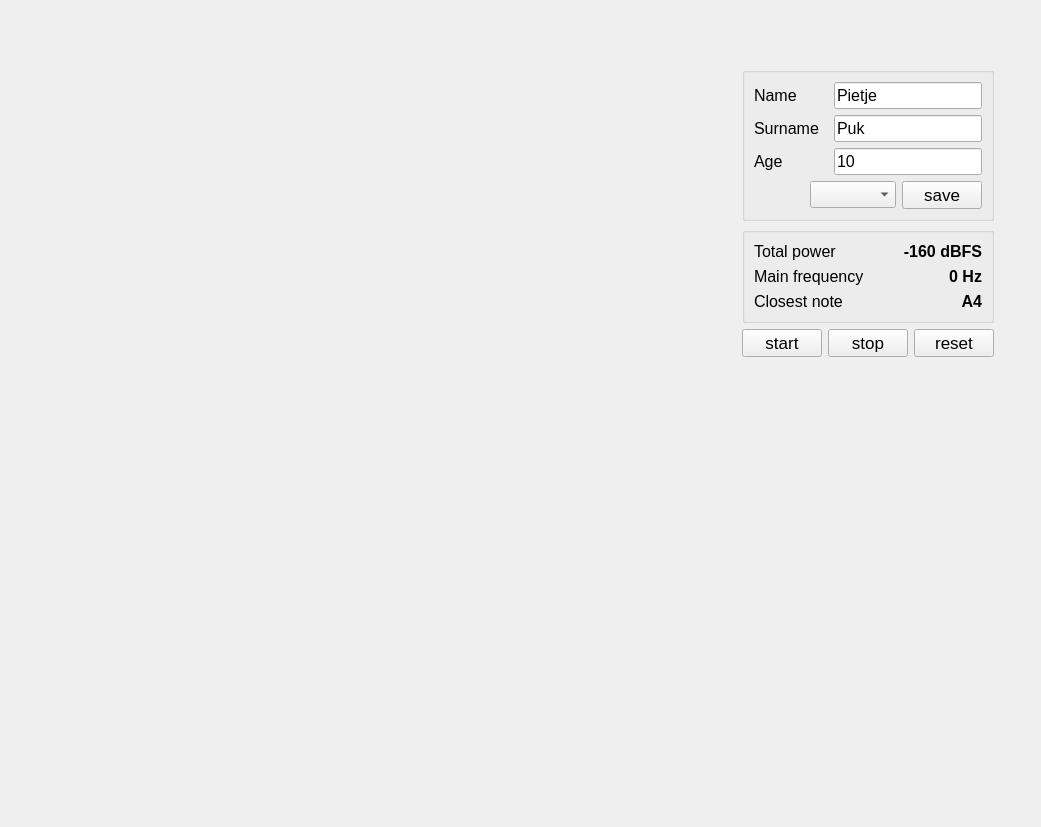
<?xml version="1.0" encoding="UTF-8"?>
<ui version="4.0">
 <class>Form</class>
 <widget class="QWidget" name="Form">
  <property name="geometry">
   <rect>
    <x>0</x>
    <y>0</y>
    <width>1041</width>
    <height>827</height>
   </rect>
  </property>
  <property name="windowTitle">
   <string>Form</string>
  </property>
  <layout class="QHBoxLayout" name="horizontalLayout">
   <item>
    <widget class="MyQWidget" name="keypress_widget" native="true">
     <layout class="QHBoxLayout" name="horizontalLayout_2">
      <item>
       <widget class="QWidget" name="verticalWidget" native="true">
        <property name="sizePolicy">
         <sizepolicy hsizetype="Preferred" vsizetype="Preferred">
          <horstretch>3</horstretch>
          <verstretch>0</verstretch>
         </sizepolicy>
        </property>
        <layout class="QVBoxLayout" name="verticalLayout">
         <item>
          <widget class="PlotWidget" name="timePlot" native="true">
           <property name="sizePolicy">
            <sizepolicy hsizetype="Preferred" vsizetype="Preferred">
             <horstretch>0</horstretch>
             <verstretch>2</verstretch>
            </sizepolicy>
           </property>
           <layout class="QVBoxLayout" name="verticalLayout_3"/>
          </widget>
         </item>
         <item>
          <widget class="PlotWidget" name="spectrogramPlot" native="true">
           <property name="sizePolicy">
            <sizepolicy hsizetype="Preferred" vsizetype="Preferred">
             <horstretch>0</horstretch>
             <verstretch>3</verstretch>
            </sizepolicy>
           </property>
          </widget>
         </item>
        </layout>
       </widget>
      </item>
      <item>
       <widget class="QWidget" name="verticalWidget_2" native="true">
        <property name="sizePolicy">
         <sizepolicy hsizetype="Preferred" vsizetype="Preferred">
          <horstretch>1</horstretch>
          <verstretch>0</verstretch>
         </sizepolicy>
        </property>
        <layout class="QVBoxLayout" name="verticalLayout_2">
         <item>
          <widget class="QWidget" name="horizontalWidget" native="true">
           <property name="sizePolicy">
            <sizepolicy hsizetype="Preferred" vsizetype="Preferred">
             <horstretch>0</horstretch>
             <verstretch>2</verstretch>
            </sizepolicy>
           </property>
           <layout class="QHBoxLayout" name="horizontalLayout_4">
            <item>
             <widget class="QWidget" name="widget_2" native="true">
              <property name="sizePolicy">
               <sizepolicy hsizetype="Preferred" vsizetype="Preferred">
                <horstretch>0</horstretch>
                <verstretch>2</verstretch>
               </sizepolicy>
              </property>
              <layout class="QVBoxLayout" name="verticalLayout_4">
               <property name="spacing">
                <number>6</number>
               </property>
               <item>
                <spacer name="verticalSpacer">
                 <property name="orientation">
                  <enum>Qt::Vertical</enum>
                 </property>
                 <property name="sizeHint" stdset="0">
                  <size>
                   <width>20</width>
                   <height>40</height>
                  </size>
                 </property>
                </spacer>
               </item>
               <item>
                <widget class="QLabel" name="labelLogo">
                 <property name="text">
                  <string/>
                 </property>
                 <property name="alignment">
                  <set>Qt::AlignCenter</set>
                 </property>
                </widget>
               </item>
               <item>
                <widget class="QGroupBox" name="groupBox_2">
                 <property name="font">
                  <font>
                   <pointsize>12</pointsize>
                  </font>
                 </property>
                 <property name="title">
                  <string/>
                 </property>
                 <layout class="QVBoxLayout" name="verticalLayout_6">
                  <item>
                   <layout class="QHBoxLayout" name="horizontalLayout_6">
                    <item>
                     <widget class="QLabel" name="label_2">
                      <property name="sizePolicy">
                       <sizepolicy hsizetype="Preferred" vsizetype="Preferred">
                        <horstretch>1</horstretch>
                        <verstretch>0</verstretch>
                       </sizepolicy>
                      </property>
                      <property name="font">
                       <font>
                        <pointsize>12</pointsize>
                       </font>
                      </property>
                      <property name="text">
                       <string>Name</string>
                      </property>
                     </widget>
                    </item>
                    <item>
                     <widget class="QLineEdit" name="lineName">
                      <property name="sizePolicy">
                       <sizepolicy hsizetype="Expanding" vsizetype="Fixed">
                        <horstretch>2</horstretch>
                        <verstretch>0</verstretch>
                       </sizepolicy>
                      </property>
                      <property name="font">
                       <font>
                        <pointsize>12</pointsize>
                       </font>
                      </property>
                      <property name="text">
                       <string>Pietje</string>
                      </property>
                      <property name="alignment">
                       <set>Qt::AlignLeading|Qt::AlignLeft|Qt::AlignVCenter</set>
                      </property>
                     </widget>
                    </item>
                   </layout>
                  </item>
                  <item>
                   <layout class="QHBoxLayout" name="horizontalLayout_7">
                    <item>
                     <widget class="QLabel" name="label_4">
                      <property name="sizePolicy">
                       <sizepolicy hsizetype="Preferred" vsizetype="Preferred">
                        <horstretch>1</horstretch>
                        <verstretch>0</verstretch>
                       </sizepolicy>
                      </property>
                      <property name="font">
                       <font>
                        <pointsize>12</pointsize>
                       </font>
                      </property>
                      <property name="text">
                       <string>Surname</string>
                      </property>
                     </widget>
                    </item>
                    <item>
                     <widget class="QLineEdit" name="lineSurname">
                      <property name="sizePolicy">
                       <sizepolicy hsizetype="Expanding" vsizetype="Fixed">
                        <horstretch>2</horstretch>
                        <verstretch>0</verstretch>
                       </sizepolicy>
                      </property>
                      <property name="font">
                       <font>
                        <pointsize>12</pointsize>
                       </font>
                      </property>
                      <property name="text">
                       <string>Puk</string>
                      </property>
                      <property name="alignment">
                       <set>Qt::AlignLeading|Qt::AlignLeft|Qt::AlignVCenter</set>
                      </property>
                     </widget>
                    </item>
                   </layout>
                  </item>
                  <item>
                   <layout class="QHBoxLayout" name="horizontalLayout_8">
                    <item>
                     <widget class="QLabel" name="label_5">
                      <property name="sizePolicy">
                       <sizepolicy hsizetype="Preferred" vsizetype="Preferred">
                        <horstretch>1</horstretch>
                        <verstretch>0</verstretch>
                       </sizepolicy>
                      </property>
                      <property name="font">
                       <font>
                        <pointsize>12</pointsize>
                       </font>
                      </property>
                      <property name="text">
                       <string>Age</string>
                      </property>
                     </widget>
                    </item>
                    <item>
                     <widget class="QLineEdit" name="lineAge">
                      <property name="sizePolicy">
                       <sizepolicy hsizetype="Expanding" vsizetype="Fixed">
                        <horstretch>2</horstretch>
                        <verstretch>0</verstretch>
                       </sizepolicy>
                      </property>
                      <property name="font">
                       <font>
                        <pointsize>12</pointsize>
                       </font>
                      </property>
                      <property name="text">
                       <string>10</string>
                      </property>
                      <property name="alignment">
                       <set>Qt::AlignLeading|Qt::AlignLeft|Qt::AlignVCenter</set>
                      </property>
                     </widget>
                    </item>
                   </layout>
                  </item>
                  <item>
                   <layout class="QHBoxLayout" name="horizontalLayout_9">
                    <item>
                     <spacer name="horizontalSpacer">
                      <property name="orientation">
                       <enum>Qt::Horizontal</enum>
                      </property>
                      <property name="sizeHint" stdset="0">
                       <size>
                        <width>40</width>
                        <height>20</height>
                       </size>
                      </property>
                     </spacer>
                    </item>
                    <item>
                     <widget class="QComboBox" name="boxPrinter"/>
                    </item>
                    <item>
                     <widget class="QPushButton" name="saveButton">
                      <property name="font">
                       <font>
                        <pointsize>13</pointsize>
                       </font>
                      </property>
                      <property name="text">
                       <string>save</string>
                      </property>
                     </widget>
                    </item>
                   </layout>
                  </item>
                 </layout>
                </widget>
               </item>
               <item>
                <widget class="QGroupBox" name="groupBox">
                 <property name="font">
                  <font>
                   <pointsize>14</pointsize>
                  </font>
                 </property>
                 <property name="title">
                  <string/>
                 </property>
                 <layout class="QVBoxLayout" name="verticalLayout_5">
                  <item>
                   <layout class="QHBoxLayout" name="horizontalLayout_3">
                    <item>
                     <widget class="QLabel" name="label">
                      <property name="font">
                       <font>
                        <pointsize>12</pointsize>
                       </font>
                      </property>
                      <property name="text">
                       <string>Total power</string>
                      </property>
                     </widget>
                    </item>
                    <item>
                     <widget class="QLabel" name="lblPower">
                      <property name="font">
                       <font>
                        <pointsize>12</pointsize>
                        <weight>75</weight>
                        <bold>true</bold>
                       </font>
                      </property>
                      <property name="layoutDirection">
                       <enum>Qt::LeftToRight</enum>
                      </property>
                      <property name="text">
                       <string>-160 dBFS</string>
                      </property>
                      <property name="alignment">
                       <set>Qt::AlignRight|Qt::AlignTrailing|Qt::AlignVCenter</set>
                      </property>
                     </widget>
                    </item>
                   </layout>
                  </item>
                  <item>
                   <layout class="QHBoxLayout" name="horizontalLayout_5">
                    <item>
                     <widget class="QLabel" name="label_3">
                      <property name="font">
                       <font>
                        <pointsize>12</pointsize>
                       </font>
                      </property>
                      <property name="text">
                       <string>Main frequency</string>
                      </property>
                     </widget>
                    </item>
                    <item>
                     <widget class="QLabel" name="lblFrequency">
                      <property name="font">
                       <font>
                        <pointsize>12</pointsize>
                        <weight>75</weight>
                        <bold>true</bold>
                       </font>
                      </property>
                      <property name="text">
                       <string>0 Hz</string>
                      </property>
                      <property name="alignment">
                       <set>Qt::AlignRight|Qt::AlignTrailing|Qt::AlignVCenter</set>
                      </property>
                     </widget>
                    </item>
                   </layout>
                  </item>
                  <item>
                   <layout class="QHBoxLayout" name="horizontalLayout_10">
                    <item>
                     <widget class="QLabel" name="label_6">
                      <property name="font">
                       <font>
                        <pointsize>12</pointsize>
                       </font>
                      </property>
                      <property name="text">
                       <string>Closest note</string>
                      </property>
                     </widget>
                    </item>
                    <item>
                     <widget class="QLabel" name="lblNote">
                      <property name="font">
                       <font>
                        <pointsize>12</pointsize>
                        <weight>75</weight>
                        <bold>true</bold>
                       </font>
                      </property>
                      <property name="text">
                       <string>A4</string>
                      </property>
                      <property name="alignment">
                       <set>Qt::AlignRight|Qt::AlignTrailing|Qt::AlignVCenter</set>
                      </property>
                     </widget>
                    </item>
                   </layout>
                  </item>
                 </layout>
                </widget>
               </item>
               <item>
                <layout class="QHBoxLayout" name="horizontalLayout_11">
                 <item>
                  <widget class="QPushButton" name="startButton">
                   <property name="font">
                    <font>
                     <pointsize>13</pointsize>
                    </font>
                   </property>
                   <property name="text">
                    <string>start</string>
                   </property>
                  </widget>
                 </item>
                 <item>
                  <widget class="QPushButton" name="stopButton">
                   <property name="font">
                    <font>
                     <pointsize>13</pointsize>
                    </font>
                   </property>
                   <property name="text">
                    <string>stop</string>
                   </property>
                  </widget>
                 </item>
                 <item>
                  <widget class="QPushButton" name="resetButton">
                   <property name="font">
                    <font>
                     <pointsize>13</pointsize>
                    </font>
                   </property>
                   <property name="text">
                    <string>reset</string>
                   </property>
                  </widget>
                 </item>
                </layout>
               </item>
              </layout>
             </widget>
            </item>
           </layout>
          </widget>
         </item>
         <item>
          <widget class="PlotWidget" name="spectrumPlot" native="true">
           <property name="sizePolicy">
            <sizepolicy hsizetype="Preferred" vsizetype="Preferred">
             <horstretch>1</horstretch>
             <verstretch>3</verstretch>
            </sizepolicy>
           </property>
          </widget>
         </item>
        </layout>
       </widget>
      </item>
     </layout>
    </widget>
   </item>
  </layout>
 </widget>
 <customwidgets>
  <customwidget>
   <class>PlotWidget</class>
   <extends>QWidget</extends>
   <header>pyqtgraph.h</header>
   <container>1</container>
  </customwidget>
  <customwidget>
   <class>MyQWidget</class>
   <extends>QWidget</extends>
   <header>kep</header>
   <container>1</container>
  </customwidget>
 </customwidgets>
 <resources/>
 <connections/>
</ui>
